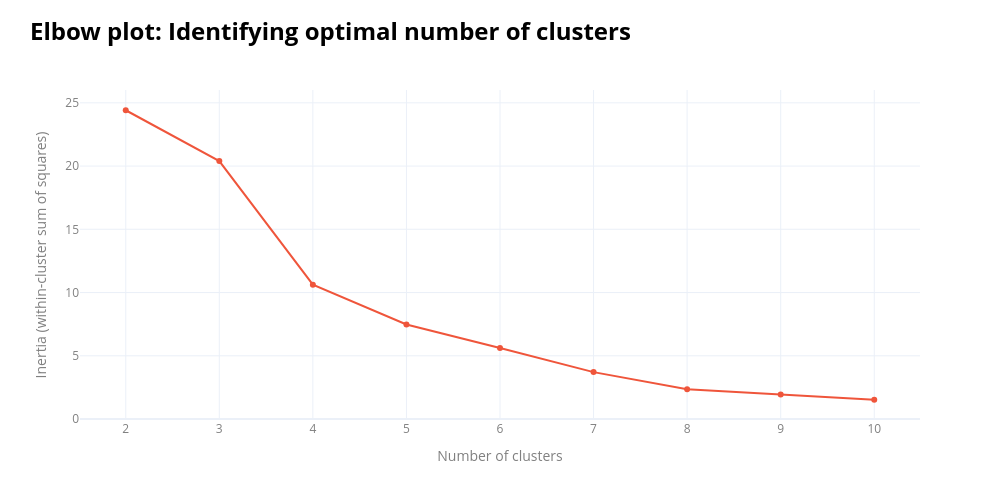

Write notebook code for a chart like this one.
### Code cell
data_sizes_no_na = data_ldn_exstg[clustering_by]
data_sizes_no_na = data_sizes_no_na.dropna(subset=clustering_by)
# ___________________________________________________________________________________________________________
# the imputation was removed to minimise collinearity issues, since majority of variables in the dataset are related to each other
# ___________________________________________________________________________________________________________
# Use K-nearest neighbours imputation (k = 5)
# I am filling MW and KW columns, but not the GIA since it is most filled and most reliable. Also, for most null GIA, the other columns are null as well
# imputer = KNNImputer(n_neighbors=5)
# data_sizes_imputed_array = imputer.fit_transform(data_sizes_no_na)
# data_sizes_no_na = pd.DataFrame(data_sizes_imputed_array,columns=[
#     "b8_gia_sqm", 
#     "it_load_capacity_mw"],index=data_sizes_no_na.index)

scaler = StandardScaler()
scaled_array = scaler.fit_transform(data_sizes_no_na)
data_sizes_no_na = pd.DataFrame(scaled_array,columns=clustering_by,index=data_sizes_no_na.index)
# ___________________________________________________________________________________________________________
# elbow plot
X = data_sizes_no_na[clustering_by]
inertias = []
k_values = list(range(2, 11))

for k in k_values:
    kmeans = KMeans(n_clusters=k,random_state=42,n_init="auto")
    kmeans.fit(X)
    inertias.append(kmeans.inertia_)

fig = go.Figure()
fig.add_trace(go.Scatter(x=k_values,y=inertias,mode="lines+markers",name="Inertia", line=dict(color=px.colors.qualitative.Plotly[1]), marker=dict(color=px.colors.qualitative.Plotly[1])))
fig.update_layout(
    width=1000,height=500, template="plotly_white",
    title=dict(
        text=(
            f"<span style='font-size:24px; font-weight:bold; color:{notes_colour}; display:block; margin-bottom:2px;'>"
            "Elbow plot: Identifying optimal number of clusters"
            "</span><br>"
        ),
        x=0.03,xanchor="left", y=0.92,yanchor="top",
    ),
    margin=dict(t=90), legend=dict(font=dict(color=labels_colour)),
    xaxis_title="Number of clusters",yaxis_title="Inertia (within-cluster sum of squares)",
)

fig.update_xaxes(title_font=dict(color=labels_colour),tickfont=dict(color=labels_colour))
fig.update_yaxes(title_font=dict(color=labels_colour),tickfont=dict(color=labels_colour))
fig.show()

### Figure 1 — Plotly figure (JSON) as saved in the notebook; plotly's stock layout.template omitted (floating-point values rounded to 4 significant figures)
{"data": [{"line": {"color": "#EF553B"}, "marker": {"color": "#EF553B"}, "mode": "lines+markers", "name": "Inertia", "type": "scatter", "x": [2, 3, 4, 5, 6, 7, 8, 9, 10], "y": [24.41, 20.4, 10.62, 7.48, 5.61, 3.709, 2.362, 1.939, 1.525]}], "layout": {"height": 500, "legend": {"font": {"color": "grey"}}, "margin": {"t": 90}, "title": {"text": "<span style='font-size:24px; font-weight:bold; color:black; display:block; margin-bottom:2px;'>Elbow plot: Identifying optimal number of clusters</span><br>", "x": 0.03, "xanchor": "left", "y": 0.92, "yanchor": "top"}, "width": 1000, "xaxis": {"tickfont": {"color": "grey"}, "title": {"font": {"color": "grey"}, "text": "Number of clusters"}}, "yaxis": {"tickfont": {"color": "grey"}, "title": {"font": {"color": "grey"}, "text": "Inertia (within-cluster sum of squares)"}}}}
